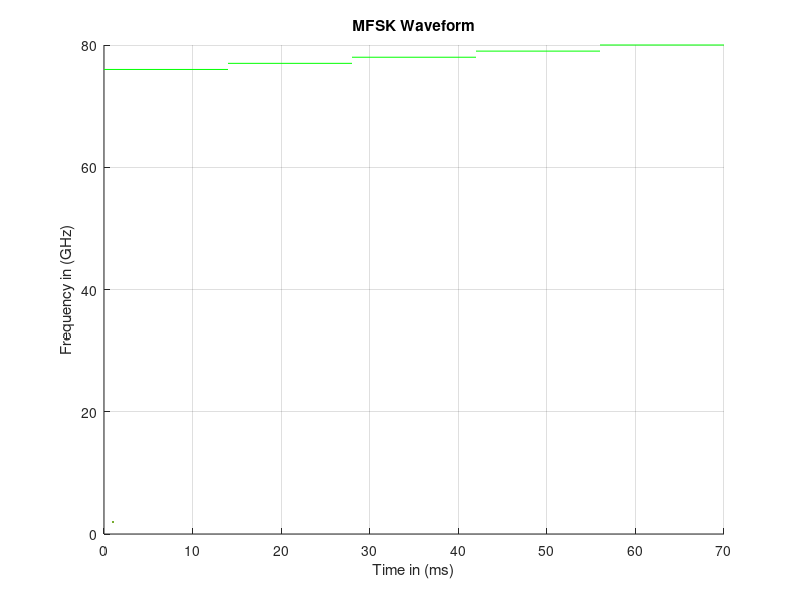

MATLAB code for this plot:
% This program will generate a graph of a "chirp sweep"
% mayby I can get it to encode mesages as well, that would be cool.
% The program needs the input of ranges, in Hz, slope, and divisions.
clear
close all
clc
%----------Step Parameters----------%
firstStep = 76;            
secondStep = 77;
thirdStep =78;
fourthStep = 79;
fifthStep = 80;    
divisionsHz = 5;      % Total number of Steps

%----------Slope Parameters----------%
firstSlope = .25;        
secondSlope = .5;
thirdSlope = 1;       
divisionsSlope = 3;   % Total number of Slopes

% This divides the sweep into the desired number of points
% NOTE: it starts at the first and ends on the last
delY = [firstStep,secondStep,thirdStep,fourthStep,fifthStep];
Slope = [firstSlope,secondSlope,thirdSlope];
n = divisionsHz;

% Inittaliize
p1x = 0;
deltaY = 1;

% This is a single Chirp block
% need the up and the down, three points, each with x and y cordinats
% the graph is frequency with respect to time. the first point will be
% (0, y1) and the last will be (sumX, ylast)
   
    for ct = 1:n
        
     for mct = 1:divisionsSlope
        m = Slope(mct);
    hold on

    % Here are the equations for the three points that make up the chirp
    p1y = delY(ct);
    p2y = p1y + deltaY;
    p3y = p1y;

    p2x = (p2y-p1y)/m +  p1x;
    width = 2*(p2x-p1x);
    p3x = p1x + width;

    xup = [p1x p2x];
    yup = [p1y p2y];
    xdown = [p3x p2x];
    MMFSK = [p3y p2y];
    p1x = p3x;

   % plot(xup, yup, 'k', LineWidth=2)
    %plot(xdown, MMFSK, 'k', LineWidth=2)
    title('MFSK Waveform')
    grid("on")
    xlabel('Time in (ms)')
    ylabel("Frequency in (GHz)")
    end
    end

%-----FMCW Plot-----%
FMCWx = [0,35];
FMCW = [76,81];
%plot(FMCWx,FMCW, 'b', LineWidth=2)
FMCWx1 = [35,70];
FMCW1 = [81,76];
%plot(FMCWx1,FMCW1, 'b', LineWidth=2)

%-----MFSK Plot---
%-----BMFSK Plot-----%
BMFSK1x = [42,56];
BMFSK= [76,76];
%plot(BMFSK1x, BMFSK, 'm', LineWidth=2)
BMFSK2x =[28,42]; 
BMFSK2y = [77,77];
%plot(BMFSK2x, BMFSK2y, 'm', LineWidth=2)
BMFSK3x = [14,28];
BMFSK3y = [78,78];
%plot(BMFSK3x, BMFSK3y, 'm', LineWidth=2)
BMFSK4x = [56,70]; 
BMFSK4y = [79,79];
%plot(BMFSK4x, BMFSK4y, 'm', LineWidth=2)
BMFSK5x = [0,14];
BMFSK5y = [80,80];
%plot(BMFSK5x, BMFSK5y, 'm', LineWidth=2)

MFSK1x = [0,14];
MFSK= [76,76];
plot(MFSK1x, MFSK, 'g', LineWidth=2)
MFSK2x = [14,28];
MFSK2y = [77,77];
plot(MFSK2x, MFSK2y, 'g', LineWidth=2)
MFSK3x = [28,42]; 
MFSK3y = [78,78];
plot(MFSK3x, MFSK3y, 'g', LineWidth=2)
MFSK4x = [42,56];
MFSK4y = [79,79];
plot(MFSK4x, MFSK4y, 'g', LineWidth=2)
MFSK5x = [56,70];
MFSK5y = [80,80];
plot(MFSK5x, MFSK5y, 'g', LineWidth=2)
